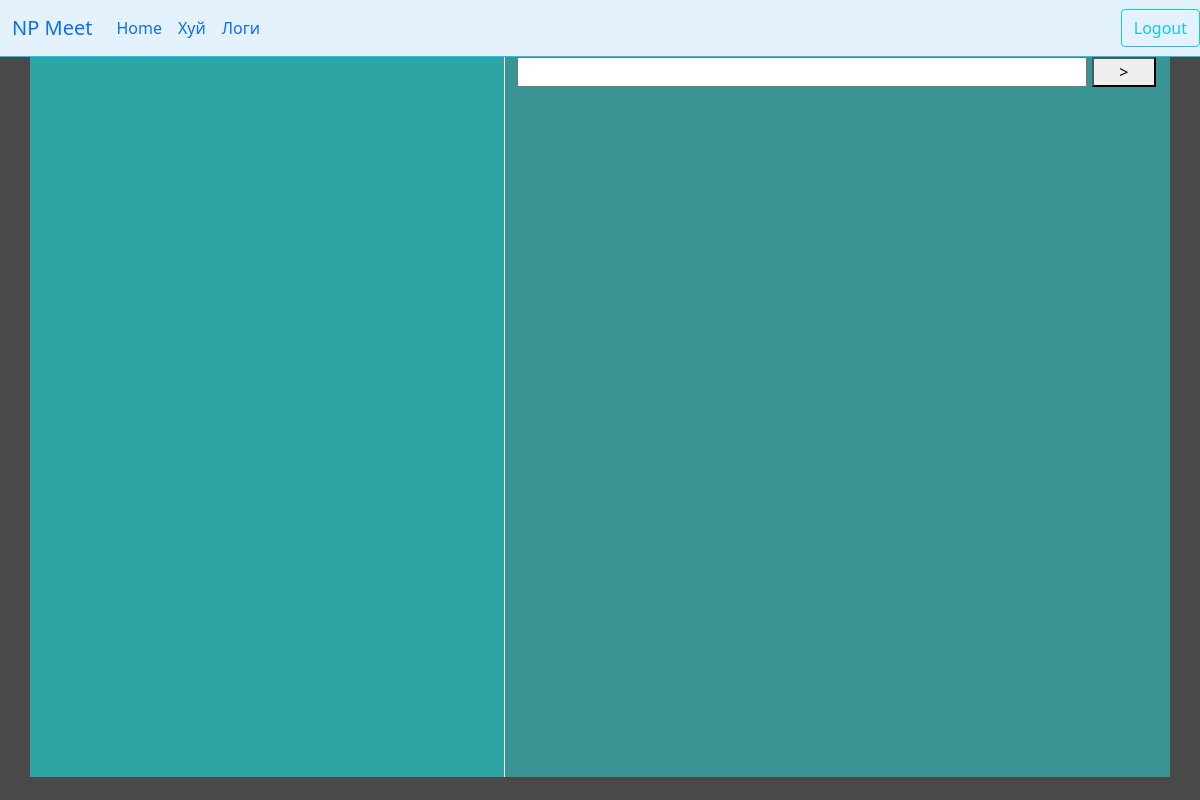
Page /mail/chat/1/ (signed in) on the earlier database version.
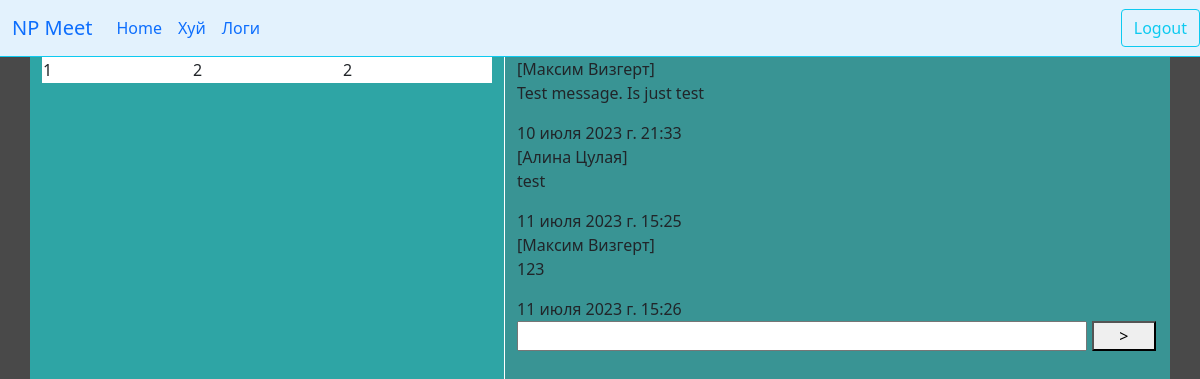
Same page on the later database version.
### main/models.py (models this page shows, shortened)
class Chats(models.Model):
    types = (
        ('private', 'Приватный'),
        ('public', 'Публичный'),
        ('channel', 'Канал')
    )
    date_created = models.DateTimeField(verbose_name='Дата создания', auto_now_add=True)
    date_update = models.DateTimeField(verbose_name='Дата изменения', auto_now=True, blank=True,
                                       editable=True)
    users = models.ManyToManyField(User, verbose_name='Пользователи')
    type = models.CharField(choices=types, max_length=100, default=types[0][0])
    class Meta:
        verbose_name = 'чат'
        verbose_name_plural = 'Чаты'

class Messages(models.Model):
    chat = models.ForeignKey(Chats, on_delete=models.DO_NOTHING, verbose_name='Чат')
    user = models.ForeignKey(User, on_delete=models.DO_NOTHING, verbose_name='Пользователь')
    text = models.TextField(max_length=2000, verbose_name='Сообщение')
    send_date = models.DateTimeField(auto_now_add=True, verbose_name='Дата отправки')
    edit_date = models.DateTimeField(null=True, blank=True, verbose_name='Дата изменения')
    is_pin = models.BooleanField(verbose_name='Закреплено', default=False)
    class Meta:
        verbose_name = 'сообщение'
        verbose_name_plural = 'Сообщения'

class User(AbstractUser):
    avatar = models.ImageField(upload_to='main/users/avatars', default='main/users/avatars/default.webp')
    birth_date = models.DateField(null=True, blank=True, verbose_name='Дата рождения')
    phone = models.CharField(max_length=20, null=True, blank=True, verbose_name='Номер телефона')
    position = models.ManyToManyField(CorpPositions, blank=True)
    corporation = models.ForeignKey(Corporations, on_delete=models.CASCADE, null=True, blank=True)
    reg_ip = models.GenericIPAddressField(verbose_name='IP при регистрации', blank=True, null=True)
    last_ip = models.GenericIPAddressField(verbose_name='IP последнего входа', blank=True, null=True)

### main/views.py (the view)
# urls.py: path('mail/chat/<int:chat_id>/', views.chat_mail_page, name='chat_mail_page'),
@login_required
def chat_mail_page(request, chat_id):
    chats = Chats.objects.filter(users__id__icontains=request.user.id).order_by('date_update')
    messages = Messages.objects.filter(chat__id=chat_id)
    return render(request, 'main/mail/index_mail_page.html', context={
        'chats': chats,
        'messages': messages
    })

### main/templates/main/mail/index_mail_page.html (shortened to what this page needs)
{% extends 'main/base.html' %}
{% load static %}
{% block head %}
<link rel="stylesheet" href="{% static 'main\css\mail\index_mail_page.css' %}">
{% endblock head %}
{% block content %}
<div class="container">
    <div class="row messager">
        <div class="col-5 chats-col">
            <table class="chats-table">
                {% for chat in chats %}
                    <td class="chat-item">
                        {{chat.id}}
                    </td>
                {% endfor %}
            </table>
        </div>
        <div class="col-7">
            <div class="message-chat">
                {% for message in messages %}
                    <div class="message">
                        [{{message.user.first_name}} {{message.user.last_name}}]
                        <p class="message-text">
                            {{message.text}}
                        </p>
                        <span>{{message.send_date}}</span>
                    </div>
                {% endfor %}
                <div class="send-message">
                    <form action="" method="post">
                        <input type="text" name="message_text">
                        <button type="submit">></button>
                    </form>
                </div>
            </div>
        </div>
    </div>
</div>
{% endblock content %}

Differences in the rows shown:
added Chats: id "1"
added Chats: id "2"
added Messages: user.first_name "Максим", user.last_name "Визгерт", text "Test message. Is just test", send_date "10 июля 2023 г. 21:33"
added Messages: user.first_name "Алина", user.last_name "Цулая", text "test", send_date "11 июля 2023 г. 15:25"
added Messages: user.first_name "Максим", user.last_name "Визгерт", text "123", send_date "11 июля 2023 г. 15:26"
